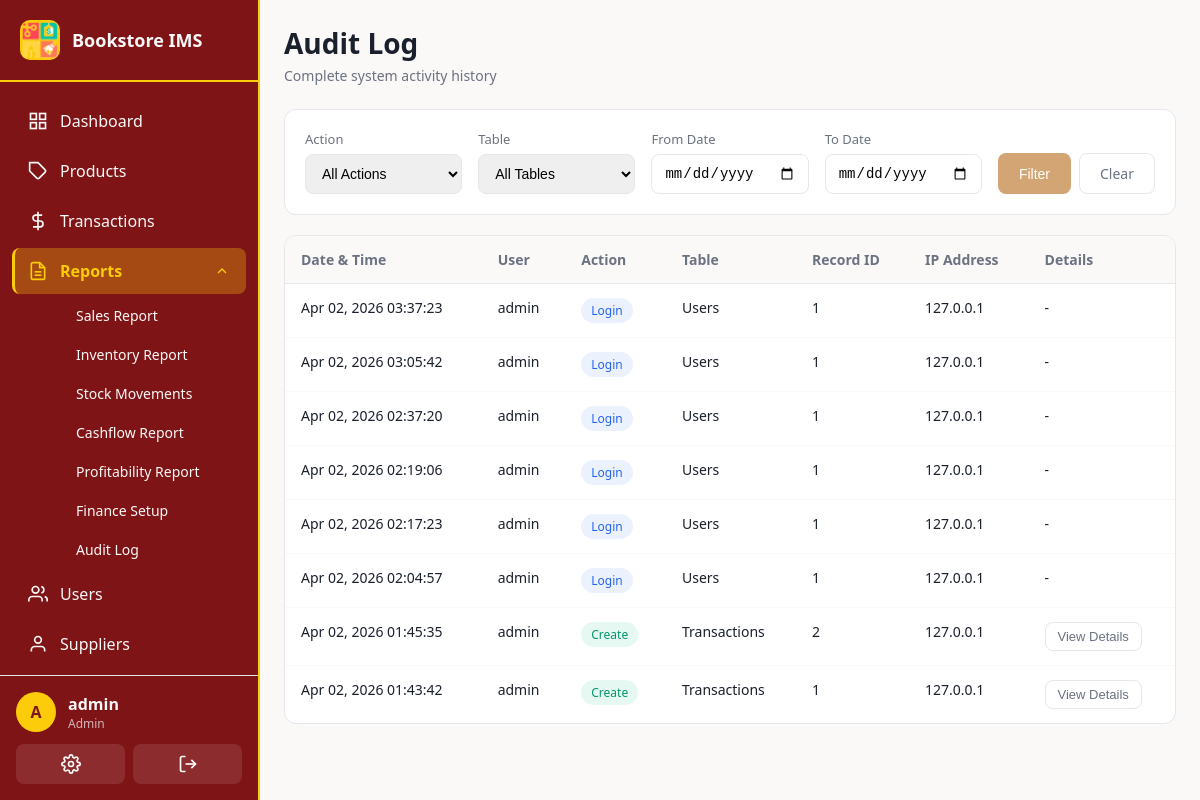
Page /reports/audit (signed in) on the earlier database version.
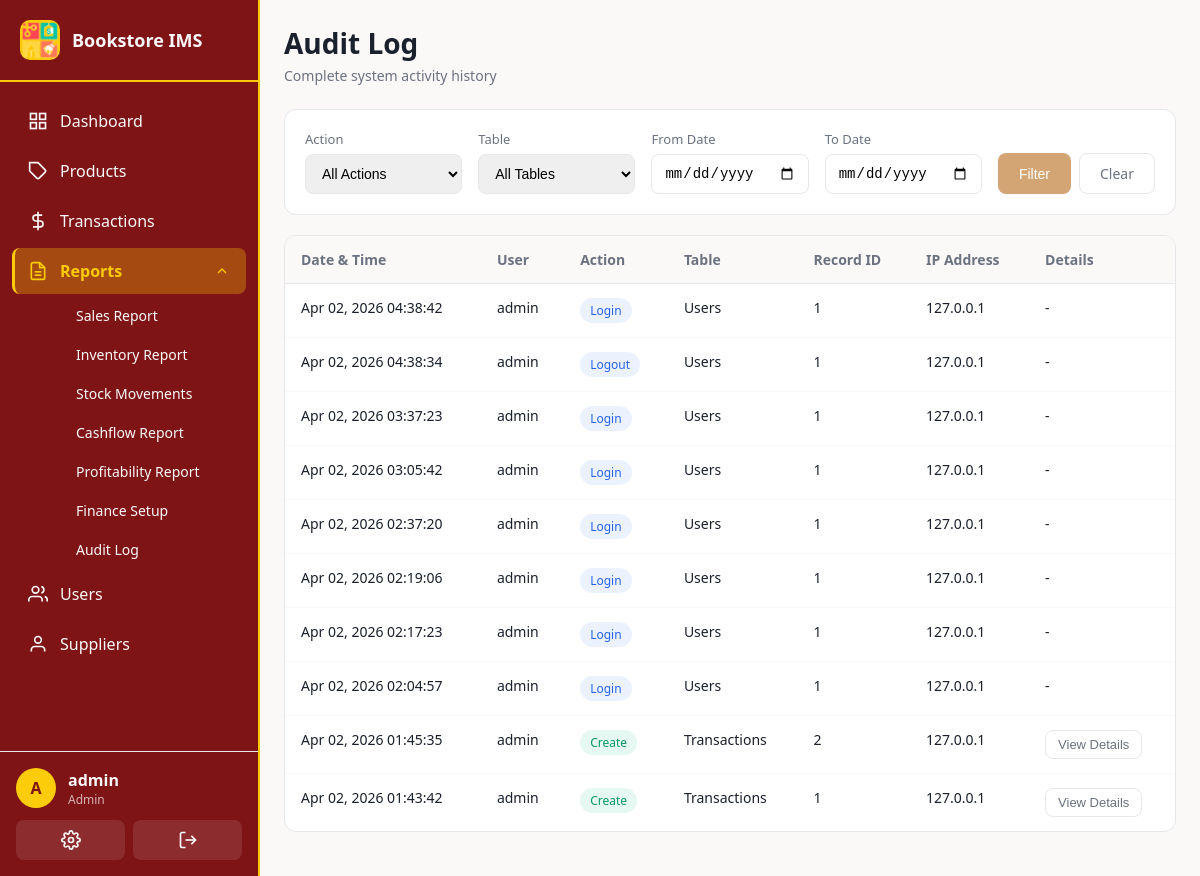
Same page on the later database version.
### app/models.py (models this page shows, shortened)
class User(UserMixin, db.Model):
    __tablename__ = 'users'
    id = db.Column(db.Integer, primary_key=True)
    username = db.Column(db.String(80), unique=True, nullable=False, index=True)
    email = db.Column(db.String(120), unique=True, nullable=False)
    password_hash = db.Column(db.String(256), nullable=False)
    role = db.Column(db.String(20), nullable=False, default=Role.STAFF)
    is_active = db.Column(db.Boolean, default=True)
    created_at = db.Column(db.DateTime, default=utc_now)
    last_login = db.Column(db.DateTime)
    transactions = db.relationship('Transaction', backref='user', lazy='dynamic')
    audit_logs = db.relationship('AuditLog', backref='user', lazy='dynamic')
    cash_ledger_entries = db.relationship('CashLedger', backref='user', lazy='dynamic')
    def is_admin(self):
        return self.role == Role.ADMIN

class AuditLog(db.Model):
    __tablename__ = 'audit_logs'
    id = db.Column(db.Integer, primary_key=True)
    user_id = db.Column(db.Integer, db.ForeignKey('users.id'), nullable=True)  # Nullable for system actions
    action = db.Column(db.String(50), nullable=False)  # 'create', 'update', 'delete', 'login', 'logout'
    table_name = db.Column(db.String(50), nullable=False)
    record_id = db.Column(db.Integer)
    old_values = db.Column(db.Text)  # JSON string of old values
    new_values = db.Column(db.Text)  # JSON string of new values
    ip_address = db.Column(db.String(45))
    user_agent = db.Column(db.String(255))
    created_at = db.Column(db.DateTime, default=utc_now)

### app/routes/reports.py (the view, shortened to what this page needs)
@reports_bp.route('/audit')
@login_required
@admin_required
def audit_log():
    page = request.args.get('page', 1, type=int)
    per_page = 50
    action = request.args.get('action')
    table_name = request.args.get('table')
    date_from = request.args.get('date_from')
    date_to = request.args.get('date_to')
    query = AuditLog.query
    if action:
        query = query.filter_by(action=action)
    if table_name:
        query = query.filter_by(table_name=table_name)
    if date_from:
        try:
            date_from_dt = datetime.strptime(date_from, '%Y-%m-%d')
            query = query.filter(AuditLog.created_at >= date_from_dt)
        except ValueError:
            pass
    query = query.order_by(AuditLog.created_at.desc())
    logs = query.paginate(page=page, per_page=per_page, error_out=False)
    actions = db.session.query(AuditLog.action.distinct()).all()
    tables = db.session.query(AuditLog.table_name.distinct()).all()
    return render_template('reports/audit.html',
        logs=logs,
        actions=[a[0] for a in actions],
        tables=[t[0] for t in tables],
        current_action=action,
        current_table=table_name,
        date_from=date_from or '',
        date_to=date_to or ''
    )

### app/__init__.py (called while the page is built)
@login_manager.user_loader
def load_user(user_id):
    return db.session.get(User, int(user_id))

### app/templates/reports/audit.html (shortened to what this page needs)
{% extends "base.html" %}
{% block content %}
<div class="page-header">
  <div class="page-header-left">
    <h1>Audit Log</h1>
    <p class="page-subtitle">Complete system activity history</p>
  </div>
</div>
<div class="filters-card">
  <form method="GET" action="{{ url_for('reports.audit_log') }}" class="filters-form">
    <div class="filter-group">
      <label for="action">Action</label>
      <select id="action" name="action">
        <option value="">All Actions</option>
      </select>
    </div>
    <div class="filter-group">
      <label for="table">Table</label>
      <select id="table" name="table">
        <option value="">All Tables</option>
      </select>
    </div>
    <div class="filter-group">
      <label for="date_from">From Date</label>
      <input type="date" id="date_from" name="date_from" value="{{ date_from }}">
    </div>
    <div class="filter-group">
      <label for="date_to">To Date</label>
      <input type="date" id="date_to" name="date_to" value="{{ date_to }}">
    </div>
    <div class="filter-actions">
      <button type="submit" class="btn btn-secondary">Filter</button>
      <a href="{{ url_for('reports.audit_log') }}" class="btn btn-outline">Clear</a>
    </div>
  </form>
</div>
<div class="table-card">
  {% if logs.items %}
  <table class="data-table priority-table">
    <thead>
      <tr>
        <th class="priority-col-1">Date & Time</th>
        <th class="priority-col-1">User</th>
        <th class="priority-col-2">Action</th>
        <th class="priority-col-3">Table</th>
        <th class="priority-col-2">Record ID</th>
        <th class="priority-col-3">IP Address</th>
        <th class="priority-col-1">Details</th>
      </tr>
    </thead>
    <tbody>
      {% for log in logs.items %}
      <tr>
        <td class="priority-col-1">{{ log.created_at.strftime('%b %d, %Y %H:%M:%S') }}</td>
        <td class="priority-col-1">
          {% if log.user %}
          {{ log.user.username }}
          {% else %}
          System
          {% endif %}
        </td>
        <td class="priority-col-2">
          <span class="badge badge-{{ 'success' if log.action == 'create' else 'warning' if log.action == 'update' else 'danger' if log.action == 'delete' else 'info' }}">
            {{ log.action.title() }}
          </span>
        </td>
        <td class="priority-col-3">{{ log.table_name.title() }}</td>
        <td class="priority-col-2">{{ log.record_id or '-' }}</td>
        <td class="priority-col-3">{{ log.ip_address or '-' }}</td>
        <td class="priority-col-1">
          {% if log.old_values or log.new_values %}
          <button type="button" class="btn btn-sm btn-outline"
                  onclick="showDetails('{{ log.old_values | e }}', '{{ log.new_values | e }}')">
            View Details
          </button>
          {% else %}
          -
          {% endif %}
        </td>
      </tr>
      {% endfor %}
    </tbody>
  </table>
  {% else %}
  <div class="empty-state">
    <p>No audit logs found for the selected filters.</p>
  </div>
  {% endif %}
</div>
{% endblock %}

### app/templates/base.html (shortened to what this page needs)
<!doctype html>
<html>
  <head>
    <link rel="stylesheet" href="{{ url_for('static', filename='css/main.css') }}">
  </head>
  <body class="{% block body_class %}{% endblock %}">
    {% if current_user.is_authenticated %}
    <nav class="sidebar" id="mobile-sidebar">
      <div class="sidebar-header">
        <div class="sidebar-logo">
          <img src="{{ url_for('static', filename='images/bookstore-logo.png') }}" alt="Bookstore Logo" style="width: 100%; height: 100%; object-fit: contain;">
        </div>
        <span class="sidebar-title">Bookstore IMS</span>
      </div>
      <ul class="sidebar-menu">
        <li class="{% if request.endpoint == 'main.dashboard' %}active{% endif %}">
          <a href="{{ url_for('main.dashboard') }}">
            <svg viewBox="0 0 24 24" fill="none" stroke="currentColor" stroke-width="2">
              <rect x="3" y="3" width="7" height="7"></rect>
              <rect x="14" y="3" width="7" height="7"></rect>
              <rect x="14" y="14" width="7" height="7"></rect>
              <rect x="3" y="14" width="7" height="7"></rect>
            </svg>
            <span>Dashboard</span>
          </a>
        </li>
        <li class="{% if 'products' in request.endpoint %}active{% endif %}">
          <a href="{{ url_for('products.list_products') }}">
            <svg viewBox="0 0 24 24" fill="none" stroke="currentColor" stroke-width="2">
              <path d="M20.59 13.41l-7.17 7.17a2 2 0 0 1-2.83 0L2 12V2h10l8.59 8.59a2 2 0 0 1 0 2.82z"></path>
              <line x1="7" y1="7" x2="7.01" y2="7"></line>
            </svg>
            <span>Products</span>
          </a>
        </li>
        <li class="{% if 'transactions' in request.endpoint %}active{% endif %}">
          <a href="{{ url_for('transactions.list_transactions') }}">
            <svg viewBox="0 0 24 24" fill="none" stroke="currentColor" stroke-width="2">
              <line x1="12" y1="1" x2="12" y2="23"></line>
              <path d="M17 5H9.5a3.5 3.5 0 0 0 0 7h5a3.5 3.5 0 0 1 0 7H6"></path>
            </svg>
            <span>Transactions</span>
          </a>
        </li>
        <li class="submenu-trigger {% if 'reports' in request.endpoint %}active{% endif %}">
          <a href="#">
            <svg viewBox="0 0 24 24" fill="none" stroke="currentColor" stroke-width="2">
              <path d="M14 2H6a2 2 0 0 0-2 2v16a2 2 0 0 0 2 2h12a2 2 0 0 0 2-2V8z"></path>
              <polyline points="14 2 14 8 20 8"></polyline>
              <line x1="16" y1="13" x2="8" y2="13"></line>
              <line x1="16" y1="17" x2="8" y2="17"></line>
            </svg>
            <span>Reports</span>
            <svg class="submenu-arrow" viewBox="0 0 24 24" fill="none" stroke="currentColor" stroke-width="2">
              <polyline points="6 9 12 15 18 9"></polyline>
            </svg>
          </a>
          <ul class="submenu">
            <li><a href="{{ url_for('reports.sales_report') }}">Sales Report</a></li>
            <li><a href="{{ url_for('reports.inventory_report') }}">Inventory Report</a></li>
            <li><a href="{{ url_for('reports.stock_movements') }}">Stock Movements</a></li>
            <li><a href="{{ url_for('reports.cashflow_report') }}">Cashflow Report</a></li>
            <li><a href="{{ url_for('reports.profitability_report') }}">Profitability Report</a></li>
            {% if current_user.is_admin() %}
            <li><a href="{{ url_for('reports.finance_setup') }}">Finance Setup</a></li>
            {% endif %}
            {% if current_user.is_admin() %}
            <li><a href="{{ url_for('reports.audit_log') }}">Audit Log</a></li>
            {% endif %}
          </ul>
        </li>
        {% if current_user.is_admin() %}
        <li class="{% if 'users' in request.endpoint and request.endpoint != 'users.profile' %}active{% endif %}">
          <a href="{{ url_for('users.list_users') }}">
            <svg viewBox="0 0 24 24" fill="none" stroke="currentColor" stroke-width="2">
              <path d="M17 21v-2a4 4 0 0 0-4-4H5a4 4 0 0 0-4 4v2"></path>
              <circle cx="9" cy="7" r="4"></circle>
              <path d="M23 21v-2a4 4 0 0 0-3-3.87"></path>
              <path d="M16 3.13a4 4 0 0 1 0 7.75"></path>
            </svg>
            <span>Users</span>
          </a>
        </li>
        <li class="{% if 'suppliers' in request.endpoint %}active{% endif %}">
          <a href="{{ url_for('suppliers.list_suppliers') }}">
            <svg viewBox="0 0 24 24" fill="none" stroke="currentColor" stroke-width="2">
              <path d="M20 21v-2a4 4 0 0 0-4-4H8a4 4 0 0 0-4 4v2"></path>
              <circle cx="12" cy="7" r="4"></circle>
            </svg>
            <span>Suppliers</span>
          </a>
        </li>
        {% endif %}
      </ul>
      <div class="sidebar-footer">
        <div class="user-info">
          <div class="user-avatar">{{ current_user.username[0].upper() }}</div>
          <div class="user-details">
            <span class="user-name">{{ current_user.username }}</span>
            <span class="user-role">{{ current_user.role.title() }}</span>
          </div>
        </div>
        <div class="sidebar-actions">
          <a href="{{ url_for('users.profile') }}" class="action-btn" title="Profile">
          </a>
          <a href="{{ url_for('auth.logout') }}" class="action-btn" title="Logout">
            <svg viewBox="0 0 24 24" fill="none" stroke="currentColor" stroke-width="2">
              <path d="M9 21H5a2 2 0 0 1-2-2V5a2 2 0 0 1 2-2h4"></path>
              <polyline points="16 17 21 12 16 7"></polyline>
              <line x1="21" y1="12" x2="9" y2="12"></line>
            </svg>
          </a>
        </div>
      </div>
    </nav>
    <main class="main-content">
      {% block content %}{% endblock %}
    </main>
    {% else %}
    {% block content_public %}{% endblock %}
    {% endif %}
  </body>
</html>

Differences in the rows shown:
added AuditLog: created_at "Apr 02, 2026 04:38:42", user.username "admin", action "Login", table_name "Users", record "1", ip_address "127.0.0.1"
added AuditLog: created_at "Apr 02, 2026 04:38:34", user.username "admin", action "Logout", table_name "Users", record "1", ip_address "127.0.0.1"
